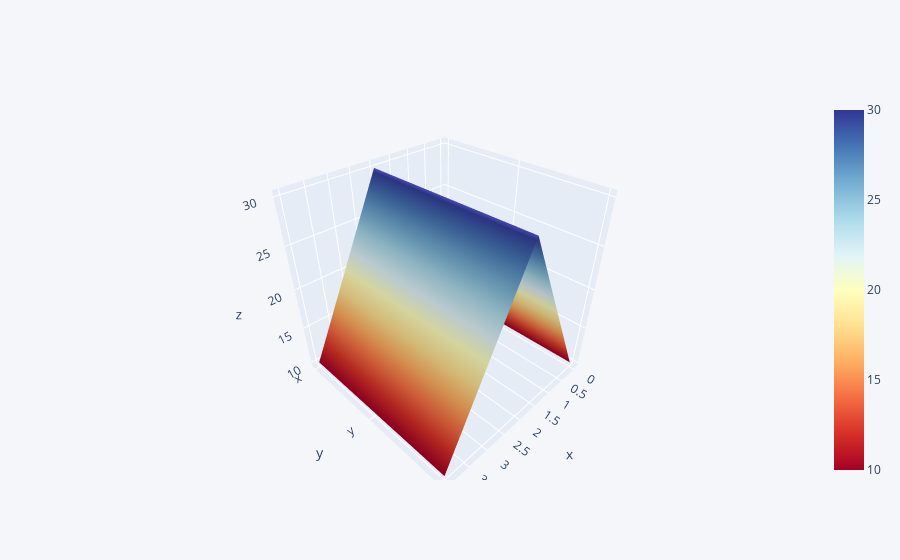

Here is the notebook cell this chart was saved with:
### Code cell
df3.iplot(kind="surface", colorscale='rdylbu')

### Figure 1 — Plotly figure (JSON) as saved in the notebook; plotly's stock layout.template omitted (floating-point values rounded to 4 significant figures)
{"data": [{"colorscale": [[0, "rgb(165,0,38)"], [0.1, "rgb(215,48,39)"], [0.2, "rgb(244,109,67)"], [0.3, "rgb(253,174,97)"], [0.4, "rgb(254,224,144)"], [0.5, "rgb(255,255,191)"], [0.6, "rgb(224,243,248)"], [0.7, "rgb(171,217,233)"], [0.8, "rgb(116,173,209)"], [0.9, "rgb(69,117,180)"], [1, "rgb(49,54,149)"]], "type": "surface", "x": [0, 1, 2, 3, 4], "y": ["x", "y", "z"], "z": [[10, 20, 30, 20, 10], [10, 20, 30, 20, 10], [10, 20, 30, 20, 10]]}], "layout": {"legend": {"bgcolor": "#F5F6F9", "font": {"color": "#4D5663"}}, "paper_bgcolor": "#F5F6F9", "plot_bgcolor": "#F5F6F9", "title": {"font": {"color": "#4D5663"}}, "xaxis": {"gridcolor": "#E1E5ED", "showgrid": true, "tickfont": {"color": "#4D5663"}, "title": {"font": {"color": "#4D5663"}, "text": ""}, "zerolinecolor": "#E1E5ED"}, "yaxis": {"gridcolor": "#E1E5ED", "showgrid": true, "tickfont": {"color": "#4D5663"}, "title": {"font": {"color": "#4D5663"}, "text": ""}, "zerolinecolor": "#E1E5ED"}}}
